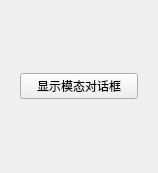
<?xml version="1.0" encoding="UTF-8"?>
<ui version="4.0">
 <class>Widget</class>
 <widget class="QWidget" name="Widget">
  <property name="geometry">
   <rect>
    <x>0</x>
    <y>0</y>
    <width>158</width>
    <height>173</height>
   </rect>
  </property>
  <property name="windowTitle">
   <string>Widget</string>
  </property>
  <layout class="QVBoxLayout" name="verticalLayout_2">
   <item>
    <widget class="QWidget" name="widget" native="true">
     <layout class="QVBoxLayout" name="verticalLayout">
      <item>
       <widget class="QPushButton" name="showDialogBtn">
        <property name="text">
         <string>显示模态对话框</string>
        </property>
       </widget>
      </item>
     </layout>
    </widget>
   </item>
  </layout>
 </widget>
 <resources/>
 <connections/>
</ui>
